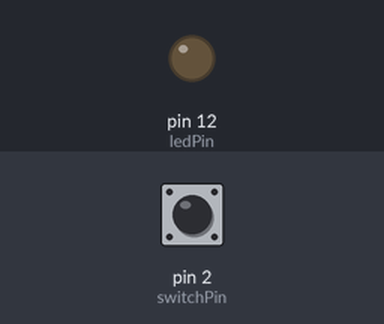
The sketch below on a simulated Arduino Uno, built with avr-gcc and run on an emulated ATmega328P. Parts: output pins drawn as LEDs (lit = HIGH). Inputs (shaded band) come from the test bench; at power-on: pin 2 (switchPin) LOW.

Above: at 1.2 s.
1.3 s: pin 2 (switchPin) pulled HIGH for 0.15 s
At 1.37 s:
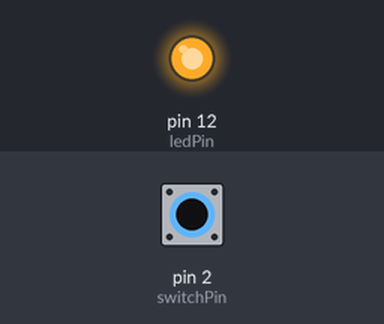
2.9 s: pin 2 (switchPin) pulled HIGH for 3.2 s
At 7.0 s:
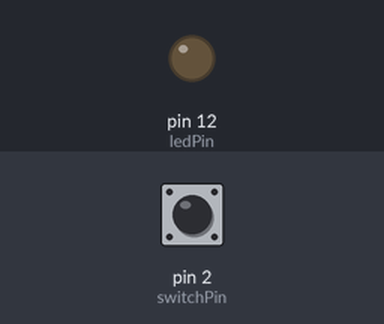
Timing chart, 0 to 8.5 s (numbered marks = the images above; inputs shaded):
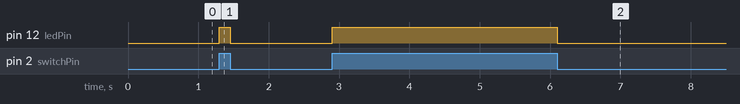

The sketch:

2.ino
```cpp
int ledPin = 12;
int switchPin=2;
int val = 0;
void setup(){
  pinMode(ledPin,OUTPUT);
  pinMode(switchPin,INPUT);
}

void loop(){
  val = digitalRead(switchPin);
  if(val==HIGH){
    digitalWrite(ledPin,HIGH);
  }
  else{
    digitalWrite(ledPin,LOW);
  }
}
```

Measured:
- after the input at 1.3 s, pin 12 (ledPin): LOW → HIGH at once, → LOW 0.15 s later
- after the input at 2.9 s, pin 12 (ledPin): LOW → HIGH at once, → LOW 3.2 s later
